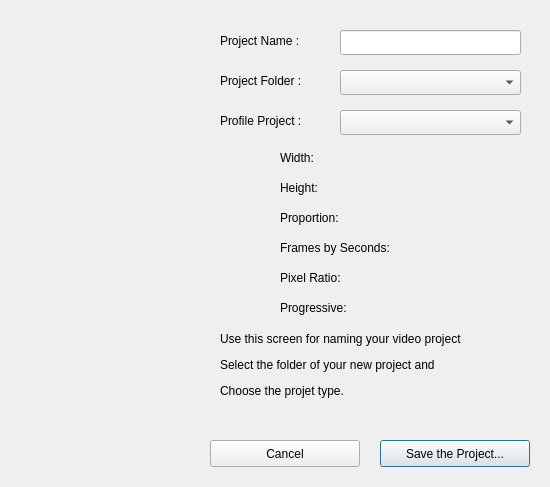
<?xml version="1.0" encoding="UTF-8"?>
<ui version="4.0">
 <class>Dialog</class>
 <widget class="QDialog" name="Dialog">
  <property name="geometry">
   <rect>
    <x>0</x>
    <y>0</y>
    <width>550</width>
    <height>487</height>
   </rect>
  </property>
  <property name="windowTitle">
   <string>Create a project</string>
  </property>
  <property name="locale">
   <locale language="English" country="UnitedStates"/>
  </property>
  <widget class="QPushButton" name="pushButton_2">
   <property name="geometry">
    <rect>
     <x>380</x>
     <y>440</y>
     <width>150</width>
     <height>27</height>
    </rect>
   </property>
   <property name="text">
    <string>Save the Project...</string>
   </property>
  </widget>
  <widget class="QPushButton" name="pushButton_3">
   <property name="geometry">
    <rect>
     <x>210</x>
     <y>440</y>
     <width>150</width>
     <height>27</height>
    </rect>
   </property>
   <property name="text">
    <string>Cancel</string>
   </property>
  </widget>
  <widget class="QWidget" name="horizontalLayoutWidget">
   <property name="geometry">
    <rect>
     <x>10</x>
     <y>20</y>
     <width>191</width>
     <height>371</height>
    </rect>
   </property>
   <layout class="QHBoxLayout" name="horizontalLayout">
    <item>
     <layout class="QVBoxLayout" name="verticalLayout">
      <item>
       <widget class="QLabel" name="lblImage">
        <property name="pixmap">
         <pixmap>../../images/FadedPlayButton.png</pixmap>
        </property>
       </widget>
      </item>
     </layout>
    </item>
   </layout>
  </widget>
  <widget class="QLabel" name="label">
   <property name="geometry">
    <rect>
     <x>220</x>
     <y>30</y>
     <width>110</width>
     <height>21</height>
    </rect>
   </property>
   <property name="text">
    <string>Project Name :</string>
   </property>
  </widget>
  <widget class="QLabel" name="label_2">
   <property name="geometry">
    <rect>
     <x>220</x>
     <y>70</y>
     <width>110</width>
     <height>21</height>
    </rect>
   </property>
   <property name="text">
    <string>Project Folder :</string>
   </property>
  </widget>
  <widget class="QLabel" name="label_3">
   <property name="geometry">
    <rect>
     <x>220</x>
     <y>110</y>
     <width>110</width>
     <height>21</height>
    </rect>
   </property>
   <property name="lineWidth">
    <number>1</number>
   </property>
   <property name="text">
    <string>Profile Project :</string>
   </property>
  </widget>
  <widget class="QLineEdit" name="lineEdit">
   <property name="geometry">
    <rect>
     <x>340</x>
     <y>30</y>
     <width>181</width>
     <height>25</height>
    </rect>
   </property>
  </widget>
  <widget class="QComboBox" name="comboBox">
   <property name="geometry">
    <rect>
     <x>340</x>
     <y>70</y>
     <width>181</width>
     <height>25</height>
    </rect>
   </property>
  </widget>
  <widget class="QComboBox" name="comboBox_2">
   <property name="geometry">
    <rect>
     <x>340</x>
     <y>110</y>
     <width>181</width>
     <height>25</height>
    </rect>
   </property>
  </widget>
  <widget class="QLabel" name="label_4">
   <property name="geometry">
    <rect>
     <x>280</x>
     <y>150</y>
     <width>100</width>
     <height>16</height>
    </rect>
   </property>
   <property name="text">
    <string>Width:</string>
   </property>
  </widget>
  <widget class="QLabel" name="label_5">
   <property name="geometry">
    <rect>
     <x>420</x>
     <y>150</y>
     <width>100</width>
     <height>16</height>
    </rect>
   </property>
  </widget>
  <widget class="QLabel" name="label_6">
   <property name="geometry">
    <rect>
     <x>280</x>
     <y>180</y>
     <width>100</width>
     <height>16</height>
    </rect>
   </property>
   <property name="text">
    <string>Height:</string>
   </property>
  </widget>
  <widget class="QLabel" name="label_7">
   <property name="geometry">
    <rect>
     <x>420</x>
     <y>180</y>
     <width>100</width>
     <height>16</height>
    </rect>
   </property>
  </widget>
  <widget class="QLabel" name="label_8">
   <property name="geometry">
    <rect>
     <x>280</x>
     <y>210</y>
     <width>100</width>
     <height>16</height>
    </rect>
   </property>
   <property name="text">
    <string>Proportion:</string>
   </property>
  </widget>
  <widget class="QLabel" name="label_9">
   <property name="geometry">
    <rect>
     <x>420</x>
     <y>210</y>
     <width>100</width>
     <height>16</height>
    </rect>
   </property>
  </widget>
  <widget class="QLabel" name="label_10">
   <property name="geometry">
    <rect>
     <x>280</x>
     <y>240</y>
     <width>131</width>
     <height>16</height>
    </rect>
   </property>
   <property name="text">
    <string>Frames by Seconds:</string>
   </property>
  </widget>
  <widget class="QLabel" name="label_11">
   <property name="geometry">
    <rect>
     <x>420</x>
     <y>240</y>
     <width>100</width>
     <height>16</height>
    </rect>
   </property>
  </widget>
  <widget class="QLabel" name="label_12">
   <property name="geometry">
    <rect>
     <x>280</x>
     <y>270</y>
     <width>100</width>
     <height>16</height>
    </rect>
   </property>
   <property name="text">
    <string>Pixel Ratio:</string>
   </property>
  </widget>
  <widget class="QLabel" name="label_13">
   <property name="geometry">
    <rect>
     <x>420</x>
     <y>270</y>
     <width>100</width>
     <height>16</height>
    </rect>
   </property>
  </widget>
  <widget class="QLabel" name="label_14">
   <property name="geometry">
    <rect>
     <x>280</x>
     <y>300</y>
     <width>100</width>
     <height>16</height>
    </rect>
   </property>
   <property name="text">
    <string>Progressive:</string>
   </property>
  </widget>
  <widget class="QLabel" name="label_15">
   <property name="geometry">
    <rect>
     <x>420</x>
     <y>300</y>
     <width>100</width>
     <height>16</height>
    </rect>
   </property>
  </widget>
  <widget class="QLabel" name="label_16">
   <property name="geometry">
    <rect>
     <x>220</x>
     <y>320</y>
     <width>301</width>
     <height>91</height>
    </rect>
   </property>
   <property name="text">
    <string>&lt;html&gt;&lt;head/&gt;&lt;body&gt;&lt;p&gt;Use this screen for naming your video project&lt;/p&gt;&lt;p&gt;Select the folder of your new project and&lt;/p&gt;&lt;p&gt;Choose the projet type.&lt;/p&gt;&lt;/body&gt;&lt;/html&gt;</string>
   </property>
  </widget>
 </widget>
 <resources/>
 <connections>
  <connection>
   <sender>pushButton_3</sender>
   <signal>clicked()</signal>
   <receiver>Dialog</receiver>
   <slot>reject()</slot>
   <hints>
    <hint type="sourcelabel">
     <x>331</x>
     <y>544</y>
    </hint>
    <hint type="destinationlabel">
     <x>184</x>
     <y>560</y>
    </hint>
   </hints>
  </connection>
  <connection>
   <sender>pushButton_2</sender>
   <signal>clicked()</signal>
   <receiver>Dialog</receiver>
   <slot>accept()</slot>
   <hints>
    <hint type="sourcelabel">
     <x>467</x>
     <y>536</y>
    </hint>
    <hint type="destinationlabel">
     <x>514</x>
     <y>562</y>
    </hint>
   </hints>
  </connection>
 </connections>
</ui>
